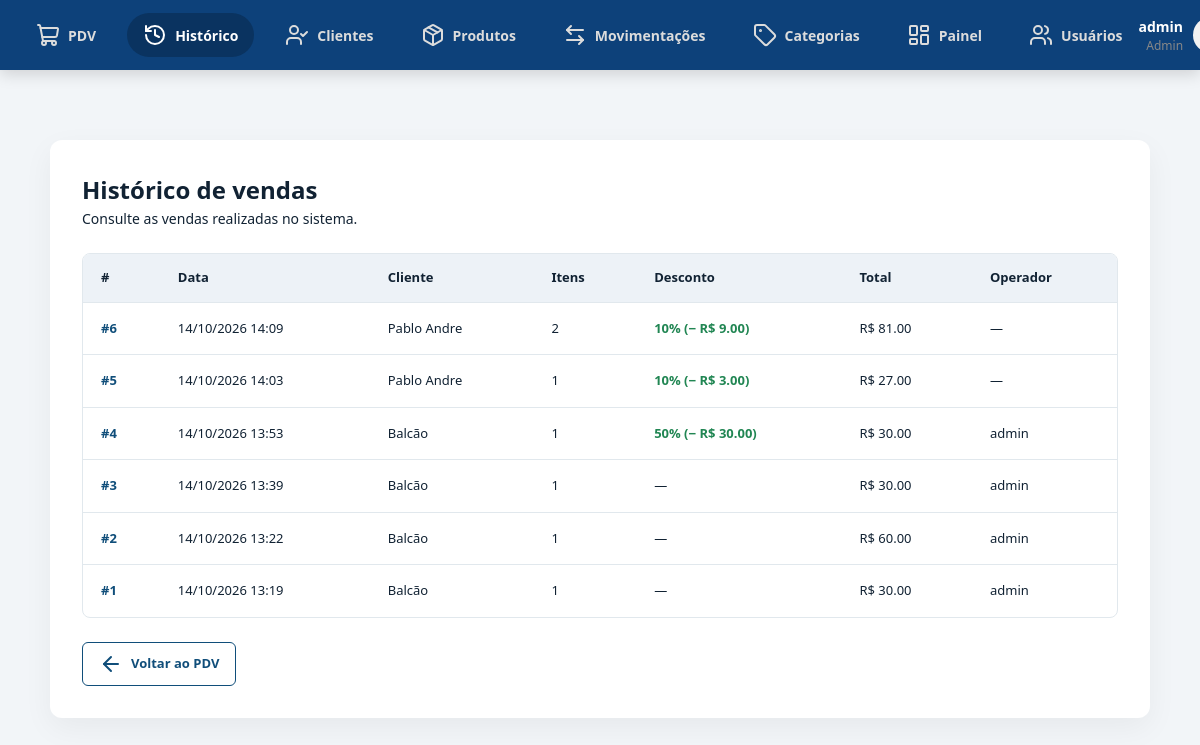
Before: /pdv/historico (signed in) with the older database file.
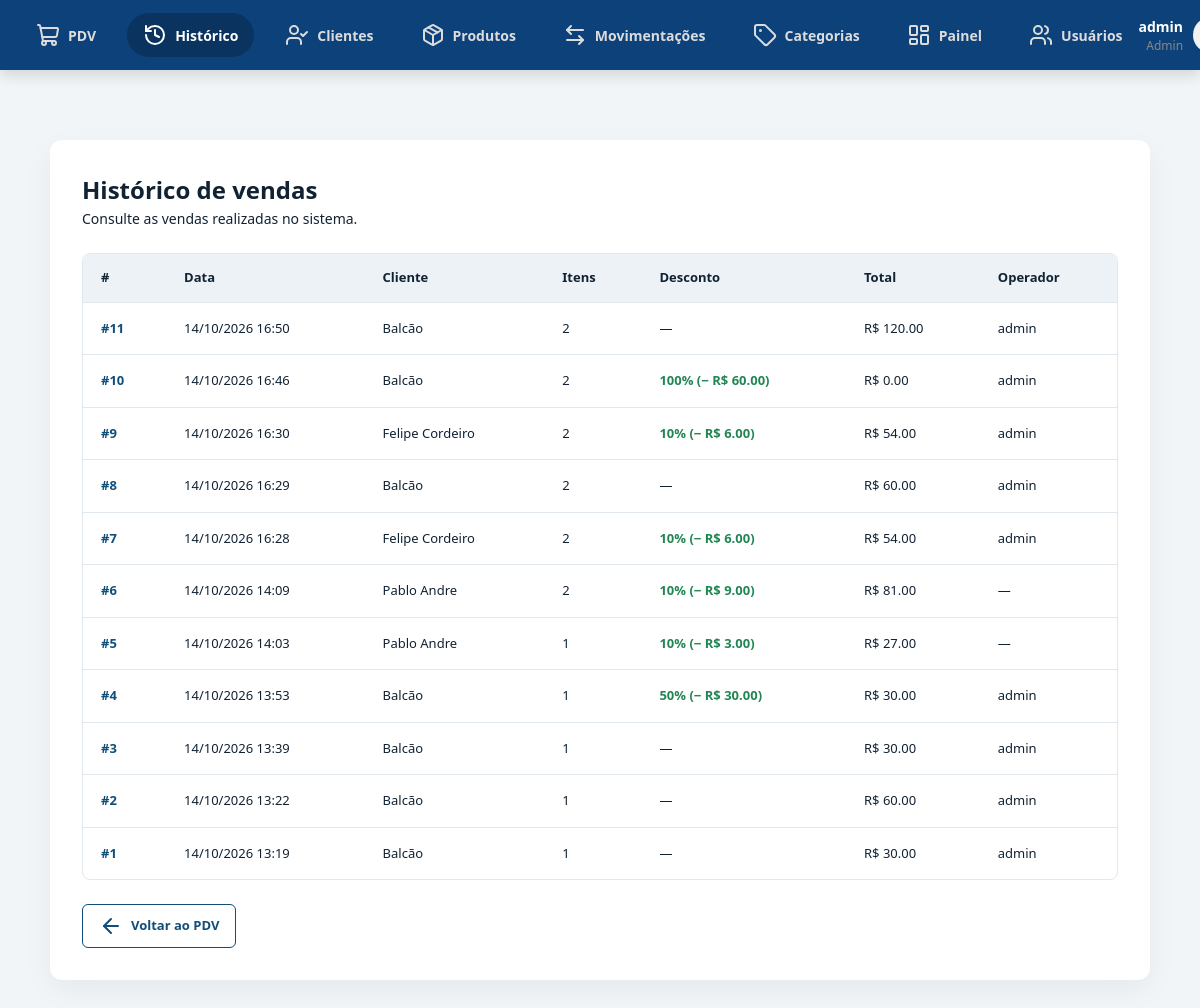
After: the same page with the newer database file.
### app/models/venda.py (models this page shows, shortened)
class Venda(Base):
    __tablename__ = "vendas"
    id = Column(Integer, primary_key=True, index=True)
    cliente_id = Column(
        Integer,
        ForeignKey("clientes.id", ondelete="SET NULL"),
        nullable=True
    )
    usuario_id = Column(
        Integer,
        ForeignKey("usuarios.id", ondelete="SET NULL"),
        nullable=True
    )
    desconto_percentual = Column(
        Float,
        nullable=False,
        default=0.0
    )
    total_bruto = Column(
        Float,
        nullable=False,
        default=0.0
    )
    total_liquido = Column(
        Float,
        nullable=False,
        default=0.0
    )
    forma_pagamento_1 = Column(
        String(30),
        nullable=True
    )
    valor_pagamento_1 = Column(
        Float,
        nullable=False,
        default=0.0
    )
    forma_pagamento_2 = Column(
        String(30),
        nullable=True
    )
    valor_pagamento_2 = Column(
        Float,
        nullable=False,
        default=0.0
    )
    observacao = Column(
        String(255),
        nullable=True
    )
    criado_em = Column(
        DateTime,
        server_default=func.now()
    )
    cliente = relationship(
        "Cliente",
        back_populates="vendas"
    )
    usuario = relationship(
        "Usuario",
        backref="vendas"
    )
    itens = relationship(
        "ItemVenda",
        back_populates="venda",
        cascade="all, delete-orphan"
    )

### app/models/cliente.py (models this page shows, shortened)
class Cliente(Base):
    __tablename__ = "clientes"
    id         = Column(Integer, primary_key=True, index=True)
    nome       = Column(String(150), nullable=False, index=True)
    matricula  = Column(String(50), nullable=True, unique=True)
    telefone   = Column(String(20), nullable=True)
    is_associado = Column(Boolean, default=False, nullable=False)
    ativo      = Column(Boolean, default=True)
    criado_em  = Column(DateTime, server_default=func.now())
    vendas = relationship("Venda", back_populates="cliente")

### app/models/usuarios.py (models this page shows)
class Usuario(Base):
    __tablename__ = "usuarios"
    id = Column(Integer, primary_key=True, autoincrement=True)
    nome = Column(String(100), nullable=False)
    email = Column(String(150), unique=True, nullable=False)
    senha_hash = Column(String(255), nullable=False)
    role = Column(String(20), nullable=False, default="operador")
    ativo = Column(Boolean, default=True)
    criando_em = Column(DateTime, server_default=func.now())

### app/controllers/pdv_controller.py (the view)
@router.get("/historico")
def historico_vendas(
    request: Request,
    db: Session = Depends(get_db),
    usuario=Depends(get_usuario_logado)
):
    vendas = (
        db.query(Venda)
        .order_by(Venda.criado_em.desc())
        .limit(100)
        .all()
    )
    return templates.TemplateResponse(
        request,
        "pdv/historico.html",
        {
            "request": request,
            "usuario": usuario,
            "vendas": vendas,
        }
    )

### app/templates/pdv/historico.html (shortened to what this page needs)
{% extends "base.html" %}
{% block extra_css %}
<link rel="stylesheet" href="/static/hist_vendas.css">
{% endblock %}
{% block content %}
<div class="container historico-container">
    <div class="header-top">
        <div>
            <h1>Histórico de vendas</h1>
            <p>Consulte as vendas realizadas no sistema.</p>
        </div>
    </div>
    <div class="tabela-wrapper">
        <table>
            <thead>
                <tr>
                    <th>#</th>
                    <th>Data</th>
                    <th>Cliente</th>
                    <th>Itens</th>
                    <th>Desconto</th>
                    <th>Total</th>
                    <th>Operador</th>
                </tr>
            </thead>
            <tbody>
                {% for v in vendas %}
                <tr>
                    <td>
                        <a href="/pdv/venda/{{ v.id }}" class="venda-link">
                            #{{ v.id }}
                        </a>
                    </td>
                    <td>
                        {{ v.criado_em.strftime('%d/%m/%Y %H:%M') }}
                    </td>
                    <td>
                        {{ v.cliente.nome if v.cliente else "Balcão" }}
                    </td>
                    <td>{{ v.itens | length }}</td>
                    <td>
                        {% if v.desconto_percentual > 0 %}
                            <span class="desconto">
                                {{ v.desconto_percentual|int }}%
                                (− R$ {{ "%.2f"|format(v.desconto_valor) }})
                            </span>
                        {% else %}
                            —
                        {% endif %}
                    </td>
                    <td class="valor-total">
                        R$ {{ "%.2f"|format(v.total_liquido) }}
                    </td>
                    <td>
                        {{ v.usuario.nome if v.usuario else "—" }}
                    </td>
                </tr>
                {% endfor %}
            </tbody>
        </table>
    </div>
    <div class="acoes-historico">
        <a href="/pdv" class="btn-secondary">
            <i data-lucide="arrow-left"></i>
            <span>Voltar ao PDV</span>
        </a>
    </div>
</div>
{% endblock %}

Changed rows visible on the page:
added Venda: id "11", criado_em "14/10/2026 16:50", cliente "Balcão", itens|length "2", total_liquido "120.00", usuario "admin"
added Venda: id "10", criado_em "14/10/2026 16:46", cliente "Balcão", itens|length "2", desconto_percentual "100", desconto_valor "60.00", total_liquido "0.00", usuario "admin"
added Venda: id "9", criado_em "14/10/2026 16:30", cliente "Felipe Cordeiro", itens|length "2", desconto_percentual "10", desconto_valor "6.00", total_liquido "54.00", usuario "admin"
added Venda: id "8", criado_em "14/10/2026 16:29", cliente "Balcão", itens|length "2", total_liquido "60.00", usuario "admin"
added Venda: id "7", criado_em "14/10/2026 16:28", cliente "Felipe Cordeiro", itens|length "2", desconto_percentual "10", desconto_valor "6.00", total_liquido "54.00", usuario "admin"
